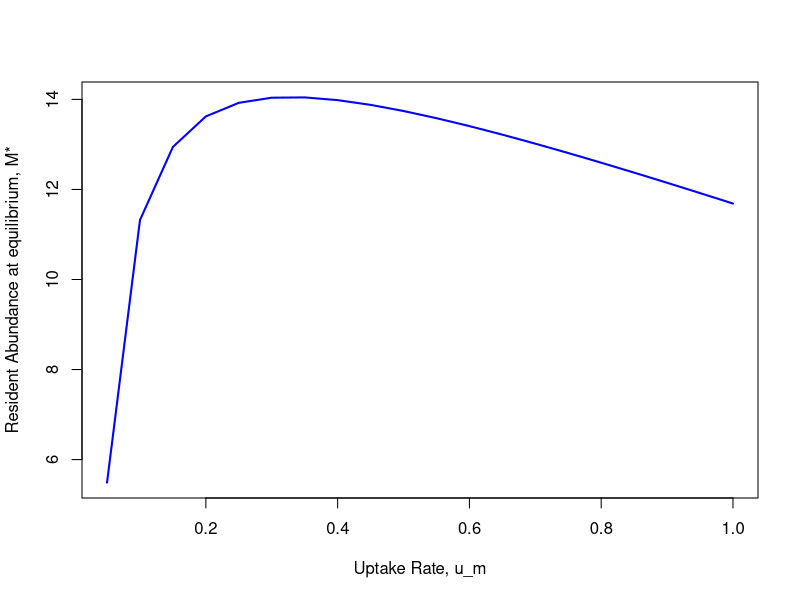

Write the R code that produced this figure. (Note: this script raises an error after producing the figure.)
## ---- chunk 1
D <- 0.5 # Dilution Rate (Outflow)
R_0 <- 25 # Inflow Concentration (Nitrogen)
l <- 0.05 # fungal mortality
s <- 0.05 # senescence coefficient
c <- 0.7 # host's C:N Ratio
z <- 0.3 #cost of being a mutualist per unit of uptake rate* 
C_a <- 0.3 #Allocation Carbon
C_c <- 0.2 #Construction Carbon 
v <- 0.1  #Conversion efficiency, Host carbon to more symbionts
a <- 1.747721 # Resource's half-saturation constant.**This is k in equation!**
l_x <- 0.2 # loss back to R pool per unit of nutrient, let resident and mutant to have the same loss
l_y <- 0.2
g <- 0.8 #Tree's per capita groth rate

fun <- function(u_m,R){(((u_m)*R)/((a)+R))}
x <- function(u_m, R, H){(u_m*R)/(l_x + g*H)}
## ---- chunk 2
uset <- seq(1/20, 1, 1/20)
Mset <- NaN*uset

for(i in 1:length(uset)){ #for every placeholder i from 1 to the entire length of uset.
  u_m <- as.numeric(uset[i]) # set u_m as a numeric number.
tset <- seq(from=0, to= 300, length.out = 10000) #setting initial conditions, setting a time sequence that starts from 0 to 300, sliced in 10000 pieces. 
H.simu1 <- NaN*tset; H.simu1[1] <- 1 #fill variables with NaNs, to the length of how long tset is. Also set intial conditions.
M.simu1 <- NaN*tset; M.simu1[1] <- 1
R.simu1 <- NaN*tset; R.simu1[1] <- 10

for(k in 2:length(tset)){
    dt <- tset[k] - tset[k-1] 
    H <- H.simu1[k-1] 
    M <- M.simu1[k-1]
    R <- R.simu1[k-1]
  
    
    dR <- (D*(R_0 - R) + s*H/c - u_m*R*M + l_x*M*x(u_m, R,H))*dt
    dH <- (c*g*x(u_m, R, H)*H*M  - (s*H) - ((fun(u_m,R)*C_a) + C_c)*M*H  )*dt #host can't exist without already being in the system!
    dM <- (v*(1-(u_m*z))*(C_c + (fun(u_m,R)*C_a))*H*M - l*M)*dt
  
    
    H.simu1[k] <- H + dH
    M.simu1[k] <- M + dM
    R.simu1[k] <- R + dR
    
}
Mset[i] <- M.simu1[length(tset)]

}

plot(uset, Mset, type='l', lwd=2, xlab = "Uptake Rate, u_m", ylab = "Resident Abundance at equilibrium, M*", col = 'blue')
## ---- chunk 3
uset <- seq(1/20, 1, 1/20)
Rset <- NaN*uset

for(i in 1:length(uset)){
  u_m <- as.numeric(uset[i])
tset <- seq(from=0, to= 300, length.out = 10000)
H.simu1 <- NaN*tset; H.simu1[1] <- 1
M.simu1 <- NaN*tset; M.simu1[1] <- 1
R.simu1 <- NaN*tset; R.simu1[1] <- 10

for(k in 2:length(tset)){
    dt <- tset[k] - tset[k-1] 
    H <- H.simu1[k-1] 
    M <- M.simu1[k-1]
    R <- R.simu1[k-1]
  
    
    dR <- (D*(R_0 - R) + s*H/c - u_m*R*M + l_x*M*x(u_m, R,H))*dt
    dH <- (c*g*x(u_m, R, H)*H*M  - (s*H) - ((fun(u_m,R)*C_a) + C_c)*M*H  )*dt #added H term in the positive portion of the equation, host can't exist without already being in the system!
    dM <- (v*(1-(u_m*z))*(C_c + (fun(u_m,R)*C_a))*H*M - l*M)*dt
  
    
    H.simu1[k] <- H + dH
    M.simu1[k] <- M + dM
    R.simu1[k] <- R + dR
    
}
Rset[i] <- R.simu1[length(tset)]

}

plot(uset, Rset, type='l', col = Rcol, lwd=2, xlab = "Uptake Rate, u_m", ylab = "Host Abundance at equilibrium, R*")
## ---- chunk 4
uset <- seq(1/20, 1, 1/20)
Hset <- NaN*uset

for(i in 1:length(uset)){
  u_m <- as.numeric(uset[i])
tset <- seq(from=0, to= 300, length.out = 10000)
H.simu1 <- NaN*tset; H.simu1[1] <- 1
M.simu1 <- NaN*tset; M.simu1[1] <- 1
R.simu1 <- NaN*tset; R.simu1[1] <- 10

for(k in 2:length(tset)){
    dt <- tset[k] - tset[k-1] 
    H <- H.simu1[k-1] 
    M <- M.simu1[k-1]
    R <- R.simu1[k-1]
  
    
    dR <- (D*(R_0 - R) + s*H/c - u_m*R*M + l_x*M*x(u_m, R,H))*dt
    dH <- ( c*g*x(u_m, R, H)*H*M  - (s*H) - ((fun(u_m,R)*C_a) + C_c)*M*H)*dt #host can't exist without already being in the system!
    dM <- (v*(1-(u_m*z))*(C_c + (fun(u_m,R)*C_a))*H*M - l*M)*dt
  
    
    H.simu1[k] <- H + dH
    M.simu1[k] <- M + dM
    R.simu1[k] <- R + dR
    
}
Hset[i] <- H.simu1[length(tset)]

}

plot(uset, Hset, type='l', lwd=2, xlab = "Uptake Rate, u_m", ylab = "Host Abundance at equilibrium, H*", col = 'green')
## ---- chunk 5
Gset <- NaN*Hset #this is where I'm about to hold my values. Basically it's 20 slots of NaNs. 
tset1 <- seq(0, 19/20, by = 1/20)
G.simu1 <- NaN*Hset; G.simu1[1] <- 0 # Outer loop: Initial value for G is 0 (Because when u_m is zero the growth term is zero!) Also 20 slots of NaNs.
for(i in 1:length(uset)){ # for every item in uset for the entire length of uset.
 u_m <- as.numeric(uset[i]) # set the value for u_m within the equation as every numerical number present in uset (?). Numbers range from 0 to 19/20 by 1/20.
    
 for(j in 2:length(tset1)){ #Inner Loop loops through time, use previously generated R* H* and M* values in this double loop, to generate values at each u_m for our growth term!
      R <- Rset[j]
      H <- Hset[j]
      M <- Mset[j]
      dt <- tset1[j] - tset1[j-1]

  
      dG <- (c*g*x(u_m, R, H)*H*M)*dt # Just looking at the change in our growth term for now!
  
      G.simu1[j] <- dG

 }
 Gset <- G.simu1
}

head(G.simu1) ; tail(G.simu1); Gset # Check values recorded in Gset

## ---- chunk 6
Sset <- NaN*Hset
tset1 <- seq(0,19/20, by = 1/20)
S.simu1 <- NaN*Hset; S.simu1[1] <- 2.411478*0.05
for(i in 1:length(uset)){
  u_m <- as.numeric(uset[i]) #For every numerical number within uset, put it as u_m at each timestep.
  
  for(j in 2:length(tset1)){
    R <- Rset[j]
    H <- Hset[j]
    M <- Mset[j]
    dt <- tset1[j] - tset1[j-1]
  
      dS <- (s*H)*dt # looking at our senescence term only.
  
      S.simu1[j] <- dS

 }
 Sset <- S.simu1
}

head(Sset) ; tail(Sset)
## ---- chunk 7
Pset <- NaN*Hset
tset1 <- seq(0,19/20, by = 1/20)
P.simu1 <- NaN*Hset; P.simu1[1] <- 0
for(i in 1:length(uset)){
  u_m <- as.numeric(uset[i]) #For every numerical number within uset, put it as u_m at each timestep.
  
  for(j in 2:length(tset1)){
    R <- Rset[j]
    H <- Hset[j]
    M <- Mset[j]
    dt <- tset1[j] - tset1[j-1]
  
      dS <- ((fun(u_m,R)*C_a) + C_c)*M*H*dt
  
      P.simu1[j] <- dS 

 }
 Pset <- P.simu1
}

head(Pset) ; tail(Pset) ; Pset
## ---- chunk 8
plot(uset, Gset, type='l', lwd=2, xlab = "Uptake Rate, u_m", ylab = "Host Growth term at equilibrium, G*")
## ---- chunk 9
plot(uset, Pset, type='l', lwd = 2, xlab  = "Uptake Rate, u_m", ylab = "Host to Fungal payments term at equilibrium, P*")
## ---- chunk 10
plot(uset, Sset, type='l', lwd = 2, xlab  = "Uptake Rate, u_m", ylab = "Senescence term at equilibrium, S*")
